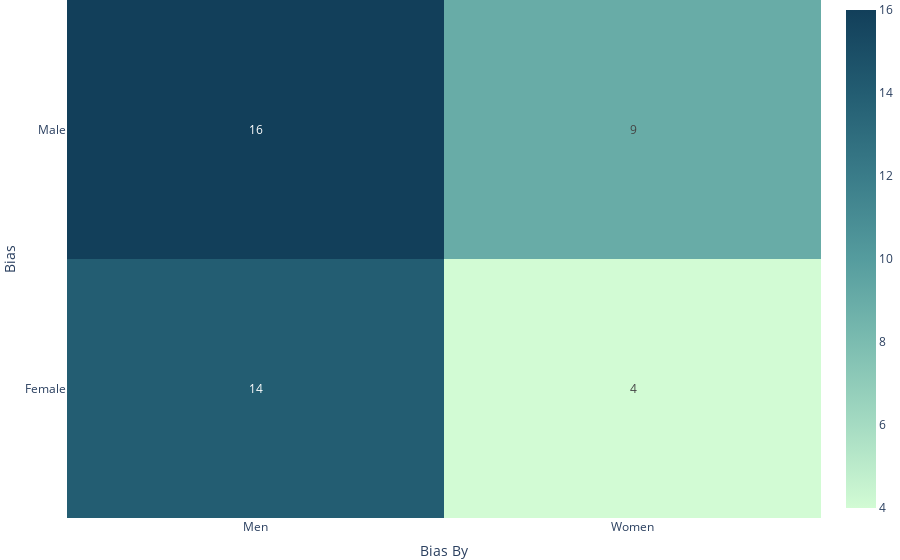

Notebook cell for this chart:
### Markdown cell above
#### Confusion matrix of biases

### Code cell
# Count unique values in 'bias' and 'bias_by' columns, ignoring 'Equal'
# Create confusion matrix, ignoring 'Equal'
conf_matrix = pd.crosstab(
    df_ttest_sorted.loc[df_ttest_sorted['bias'] != 'Equal', 'bias'],
    df_ttest_sorted.loc[df_ttest_sorted['bias_by'] != 'Equal', 'bias_by']
)

# Plot confusion matrix with plotly
fig = go.Figure(data=go.Heatmap(
    z=conf_matrix.values,
    x=conf_matrix.columns,
    y=conf_matrix.index,
    colorscale='Darkmint',
    text=conf_matrix.values,
    texttemplate="%{text}",
    hovertemplate="Bias: %{y}<br>Bias By: %{x}<br>Count: %{z}<extra></extra>"
))

fig.update_layout(
    margin=dict(l=0, r=0, t=0, b=0),
    title="Confusion Matrix of Biases",
    xaxis_title="Bias By",
    yaxis_title="Bias",
    # width=500,
    # height=400
)

# Show
fig.show()

# Save confusion matrix as HTML and image
fig.write_html('confusion_matrix_hu.html')
fig.write_image('confusion_matrix_hu.png', scale=3, width=550, height=400)

### Figure 1 — Plotly figure (JSON) as saved in the notebook; plotly's stock layout.template omitted (floating-point values rounded to 4 significant figures)
{"data": [{"colorscale": [[0, "rgb(210, 251, 212)"], [0.1667, "rgb(165, 219, 194)"], [0.3333, "rgb(123, 188, 176)"], [0.5, "rgb(85, 156, 158)"], [0.6667, "rgb(58, 124, 137)"], [0.8333, "rgb(35, 93, 114)"], [1, "rgb(18, 63, 90)"]], "hovertemplate": "Bias: %{y}<br>Bias By: %{x}<br>Count: %{z}<extra></extra>", "text": [[14, 4], [16, 9]], "texttemplate": "%{text}", "type": "heatmap", "x": ["Men", "Women"], "y": ["Female", "Male"], "z": [[14, 4], [16, 9]]}], "layout": {"margin": {"b": 0, "l": 0, "r": 0, "t": 0}, "title": {"text": "Confusion Matrix of Biases"}, "xaxis": {"title": {"text": "Bias By"}}, "yaxis": {"title": {"text": "Bias"}}}}
